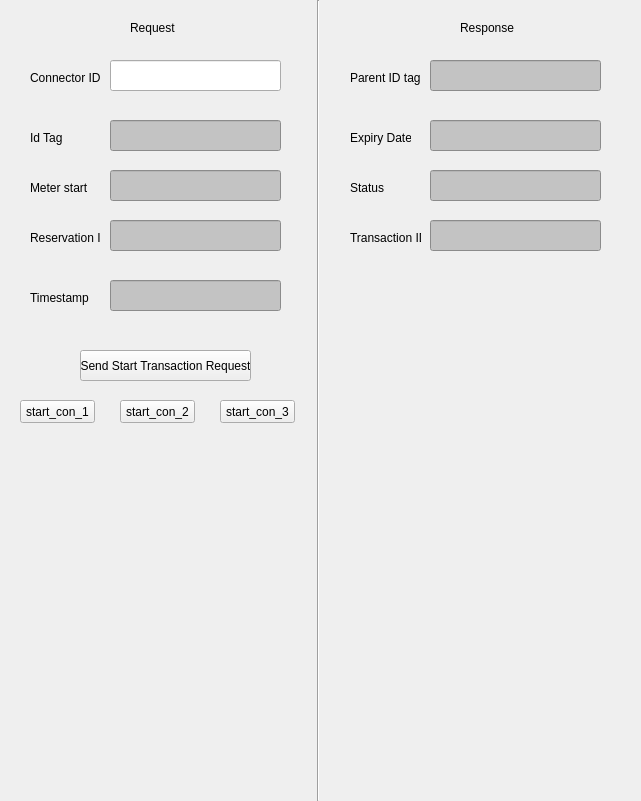
         <widget class="QWidget" name="widget_Start_Transaction" native="true">
          <property name="geometry">
           <rect>
            <x>0</x>
            <y>90</y>
            <width>641</width>
            <height>801</height>
           </rect>
          </property>
          <property name="font">
           <font>
            <strikeout>false</strikeout>
           </font>
          </property>
          <property name="focusPolicy">
           <enum>Qt::NoFocus</enum>
          </property>
          <property name="autoFillBackground">
           <bool>true</bool>
          </property>
          <widget class="QLabel" name="label_28">
           <property name="geometry">
            <rect>
             <x>460</x>
             <y>20</y>
             <width>61</width>
             <height>16</height>
            </rect>
           </property>
           <property name="text">
            <string>Response</string>
           </property>
          </widget>
          <widget class="Line" name="line_13">
           <property name="geometry">
            <rect>
             <x>310</x>
             <y>0</y>
             <width>16</width>
             <height>801</height>
            </rect>
           </property>
           <property name="orientation">
            <enum>Qt::Vertical</enum>
           </property>
          </widget>
          <widget class="QLabel" name="label_29">
           <property name="geometry">
            <rect>
             <x>130</x>
             <y>20</y>
             <width>61</width>
             <height>16</height>
            </rect>
           </property>
           <property name="text">
            <string>Request</string>
           </property>
          </widget>
          <widget class="QLabel" name="label_ConnectorID_Start_Transaction_Request">
           <property name="geometry">
            <rect>
             <x>30</x>
             <y>70</y>
             <width>71</width>
             <height>16</height>
            </rect>
           </property>
           <property name="text">
            <string>Connector ID</string>
           </property>
          </widget>
          <widget class="QLabel" name="label_Expirydate_Start_Transaction_Response">
           <property name="geometry">
            <rect>
             <x>350</x>
             <y>130</y>
             <width>61</width>
             <height>16</height>
            </rect>
           </property>
           <property name="text">
            <string>Expiry Date</string>
           </property>
          </widget>
          <widget class="QLineEdit" name="lineEdit_Expirydate_Start_Transaction_Response">
           <property name="geometry">
            <rect>
             <x>430</x>
             <y>120</y>
             <width>171</width>
             <height>31</height>
            </rect>
           </property>
           <property name="styleSheet">
            <string notr="true">background:rgb(195,195,195)</string>
           </property>
           <property name="readOnly">
            <bool>true</bool>
           </property>
          </widget>
          <widget class="QLineEdit" name="lineEdit_parentID_Start_Transaction_Response">
           <property name="geometry">
            <rect>
             <x>430</x>
             <y>60</y>
             <width>171</width>
             <height>31</height>
            </rect>
           </property>
           <property name="styleSheet">
            <string notr="true">background:rgb(195,195,195)</string>
           </property>
           <property name="text">
            <string/>
           </property>
           <property name="readOnly">
            <bool>true</bool>
           </property>
          </widget>
          <widget class="QLabel" name="label_parentID_Start_Transaction_Response">
           <property name="geometry">
            <rect>
             <x>350</x>
             <y>70</y>
             <width>71</width>
             <height>16</height>
            </rect>
           </property>
           <property name="text">
            <string>Parent ID tag</string>
           </property>
          </widget>
          <widget class="QLabel" name="label_Status_Start_Transaction_Response">
           <property name="geometry">
            <rect>
             <x>350</x>
             <y>180</y>
             <width>61</width>
             <height>16</height>
            </rect>
           </property>
           <property name="text">
            <string>Status</string>
           </property>
          </widget>
          <widget class="QLabel" name="label_TransactionID_Start_Transaction_Response">
           <property name="geometry">
            <rect>
             <x>350</x>
             <y>230</y>
             <width>71</width>
             <height>16</height>
            </rect>
           </property>
           <property name="text">
            <string>Transaction ID</string>
           </property>
          </widget>
          <widget class="QLineEdit" name="lineEdit_TransactionID_Start_Transaction_Response">
           <property name="geometry">
            <rect>
             <x>430</x>
             <y>220</y>
             <width>171</width>
             <height>31</height>
            </rect>
           </property>
           <property name="styleSheet">
            <string notr="true">background:rgb(195,195,195)</string>
           </property>
           <property name="text">
            <string/>
           </property>
           <property name="readOnly">
            <bool>true</bool>
           </property>
          </widget>
          <widget class="QLineEdit" name="lineEdit_ConnectorID_Start_Transaction_Request">
           <property name="geometry">
            <rect>
             <x>110</x>
             <y>60</y>
             <width>171</width>
             <height>31</height>
            </rect>
           </property>
          </widget>
          <widget class="QLineEdit" name="lineEdit_Idtag_Start_Transaction_Request">
           <property name="geometry">
            <rect>
             <x>110</x>
             <y>120</y>
             <width>171</width>
             <height>31</height>
            </rect>
           </property>
           <property name="styleSheet">
            <string notr="true">background:rgb(195,195,195)</string>
           </property>
          </widget>
          <widget class="QLabel" name="label_Idtag_Start_Transaction_Request">
           <property name="geometry">
            <rect>
             <x>30</x>
             <y>130</y>
             <width>71</width>
             <height>16</height>
            </rect>
           </property>
           <property name="text">
            <string>Id Tag</string>
           </property>
          </widget>
          <widget class="QLineEdit" name="lineEdit_meterstart_Start_Transaction_Request">
           <property name="geometry">
            <rect>
             <x>110</x>
             <y>170</y>
             <width>171</width>
             <height>31</height>
            </rect>
           </property>
           <property name="styleSheet">
            <string notr="true">background:rgb(195,195,195)</string>
           </property>
          </widget>
          <widget class="QLabel" name="label_meterstart_Start_Transaction_Request">
           <property name="geometry">
            <rect>
             <x>30</x>
             <y>180</y>
             <width>71</width>
             <height>16</height>
            </rect>
           </property>
           <property name="text">
            <string>Meter start</string>
           </property>
          </widget>
          <widget class="QLineEdit" name="lineEdit_reservationid_Start_Transaction_Request">
           <property name="geometry">
            <rect>
             <x>110</x>
             <y>220</y>
             <width>171</width>
             <height>31</height>
            </rect>
           </property>
           <property name="styleSheet">
            <string notr="true">background:rgb(195,195,195)</string>
           </property>
          </widget>
          <widget class="QLabel" name="label_reservationid_Start_Transaction_Request">
           <property name="geometry">
            <rect>
             <x>30</x>
             <y>230</y>
             <width>71</width>
             <height>16</height>
            </rect>
           </property>
           <property name="text">
            <string>Reservation Id</string>
           </property>
          </widget>
          <widget class="QLineEdit" name="lineEdit_timestamp_Start_Transaction_Request">
           <property name="geometry">
            <rect>
             <x>110</x>
             <y>280</y>
             <width>171</width>
             <height>31</height>
            </rect>
           </property>
           <property name="styleSheet">
            <string notr="true">background:rgb(195,195,195)</string>
           </property>
           <property name="text">
            <string/>
           </property>
          </widget>
          <widget class="QLabel" name="label_timestamp_Start_Transaction_Request">
           <property name="geometry">
            <rect>
             <x>30</x>
             <y>290</y>
             <width>71</width>
             <height>16</height>
            </rect>
           </property>
           <property name="text">
            <string>Timestamp</string>
           </property>
          </widget>
          <widget class="QPushButton" name="pushButton_Send_Start_Transaction_Request">
           <property name="geometry">
            <rect>
             <x>80</x>
             <y>350</y>
             <width>171</width>
             <height>31</height>
            </rect>
           </property>
           <property name="text">
            <string>Send Start Transaction Request</string>
           </property>
          </widget>
          <widget class="QLineEdit" name="lineEdit_Status_Start_Transaction_Response">
           <property name="geometry">
            <rect>
             <x>430</x>
             <y>170</y>
             <width>171</width>
             <height>31</height>
            </rect>
           </property>
           <property name="styleSheet">
            <string notr="true">background:rgb(195,195,195)</string>
           </property>
           <property name="text">
            <string/>
           </property>
           <property name="readOnly">
            <bool>true</bool>
           </property>
          </widget>
          <widget class="QPushButton" name="start_con_1">
           <property name="geometry">
            <rect>
             <x>20</x>
             <y>400</y>
             <width>75</width>
             <height>23</height>
            </rect>
           </property>
           <property name="text">
            <string>start_con_1</string>
           </property>
          </widget>
          <widget class="QPushButton" name="start_con_2">
           <property name="geometry">
            <rect>
             <x>120</x>
             <y>400</y>
             <width>75</width>
             <height>23</height>
            </rect>
           </property>
           <property name="text">
            <string>start_con_2</string>
           </property>
          </widget>
          <widget class="QPushButton" name="start_con_3">
           <property name="geometry">
            <rect>
             <x>220</x>
             <y>400</y>
             <width>75</width>
             <height>23</height>
            </rect>
           </property>
           <property name="text">
            <string>start_con_3</string>
           </property>
          </widget>
         </widget>
